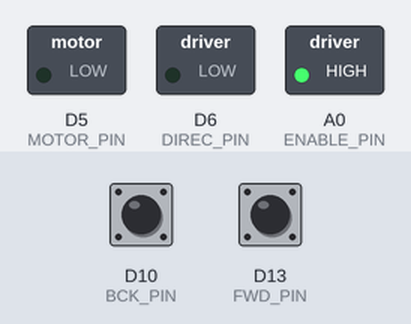
Simulated run of this program. Board: Arduino Nano 33 BLE. On the bench: switched loads named in the program (green lamp = pin HIGH). Inputs (shaded band) come from the test bench; at power-on: D10 (BCK_PIN) HIGH, D13 (FWD_PIN) HIGH.

Above: at 1.2 s.
1.3 s: D10 (BCK_PIN) pulled LOW for 0.15 s
At 2.5 s:
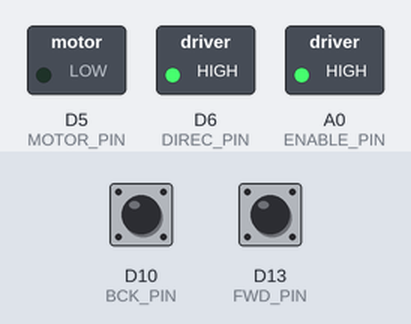
2.9 s: D13 (FWD_PIN) pulled LOW for 0.15 s
At 2.97 s:
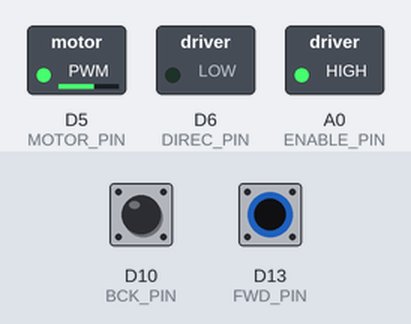
4.5 s: D10 (BCK_PIN) pulled LOW for 1 s
At 5.3 s:
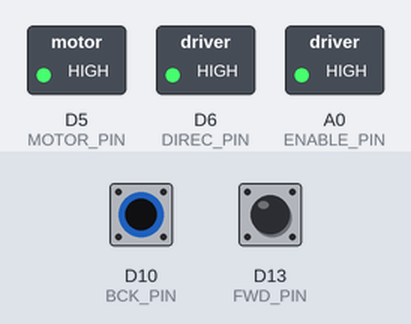
7.0 s: D10 (BCK_PIN) pulled LOW for 3.2 s
At 11.0 s:
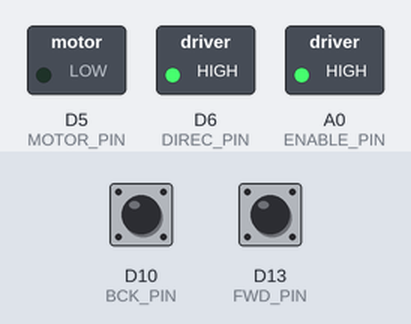
11.7 s: D13 (FWD_PIN) pulled LOW for 1 s
At 14.1 s:
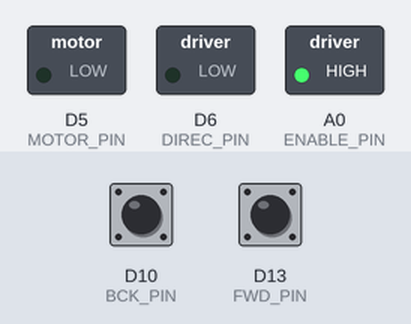
Timing chart, 0 to 15.2 s (numbered marks = the images above; inputs shaded):
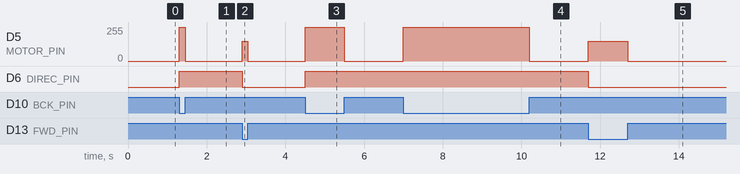

The program:

main.cpp
```cpp
/*
T. Atkins, 2024
> This is the script that runs on the ECM Arduino Uno and motor shield.
> The directory above this file is structured as such because it has been compiled as a PlatformIO project.
*/

#include <Arduino.h> // this inclusion is required when using PatformIO rather than the Arduino IDE

#define ENABLE_PIN A0 // pin that enables the motor shield when set HIGH

#define MOTOR_PIN 5
#define DIREC_PIN 6

// FWD_PIN and BACK_PIN are connected to each side of the SPDT switch in order to observe its state
#define FWD_PIN 13
#define BCK_PIN 10

int motorFastSpeed = 255; // 0-255 PWM value
int motorSlowSpeed = 150; // 0-255 PWM value

void setup() {
    Serial.begin(9600);

    // Setup pins
    pinMode(FWD_PIN, INPUT_PULLUP);
    pinMode(BCK_PIN, INPUT_PULLUP);

    pinMode(ENABLE_PIN, OUTPUT);

    pinMode(MOTOR_PIN, OUTPUT);
    pinMode(DIREC_PIN, OUTPUT);
}

void loop() {
    digitalWrite(ENABLE_PIN, HIGH); // enable the motor shield

    // Control the direction in which the motor spins based on the state of the SPDT switch
    if (digitalRead(FWD_PIN) == HIGH && digitalRead(BCK_PIN) == LOW) {
        digitalWrite(DIREC_PIN, HIGH);
        analogWrite(MOTOR_PIN, motorFastSpeed); // retract the cable (i.e. finger extension)
        // Serial.println("fwd");
    } else if (digitalRead(FWD_PIN) == LOW && digitalRead(BCK_PIN) == HIGH) {
        digitalWrite(DIREC_PIN, LOW);
        analogWrite(MOTOR_PIN, motorSlowSpeed); // release the cable (i.e. finger flexion) slowly
        // Serial.println("bck");
    } else {
        analogWrite(MOTOR_PIN, 0);
        // Serial.println("stop");
    }
}
```

Measured:
- after the input at 1.3 s, D5 (MOTOR_PIN): 0/255 → 255/255 at once, → 0/255 0.15 s later; D6 (DIREC_PIN): LOW → HIGH at once
- after the input at 2.9 s, D5 (MOTOR_PIN): 0/255 → 150/255 at once, → 0/255 0.15 s later; D6 (DIREC_PIN): HIGH → LOW at once
- after the input at 4.5 s, D5 (MOTOR_PIN): 0/255 → 255/255 at once, → 0/255 1.0 s later; D6 (DIREC_PIN): LOW → HIGH at once
- after the input at 7.0 s, D5 (MOTOR_PIN): 0/255 → 255/255 at once, → 0/255 3.2 s later
- after the input at 11.7 s, D5 (MOTOR_PIN): 0/255 → 150/255 at once, → 0/255 1.0 s later; D6 (DIREC_PIN): HIGH → LOW at once
